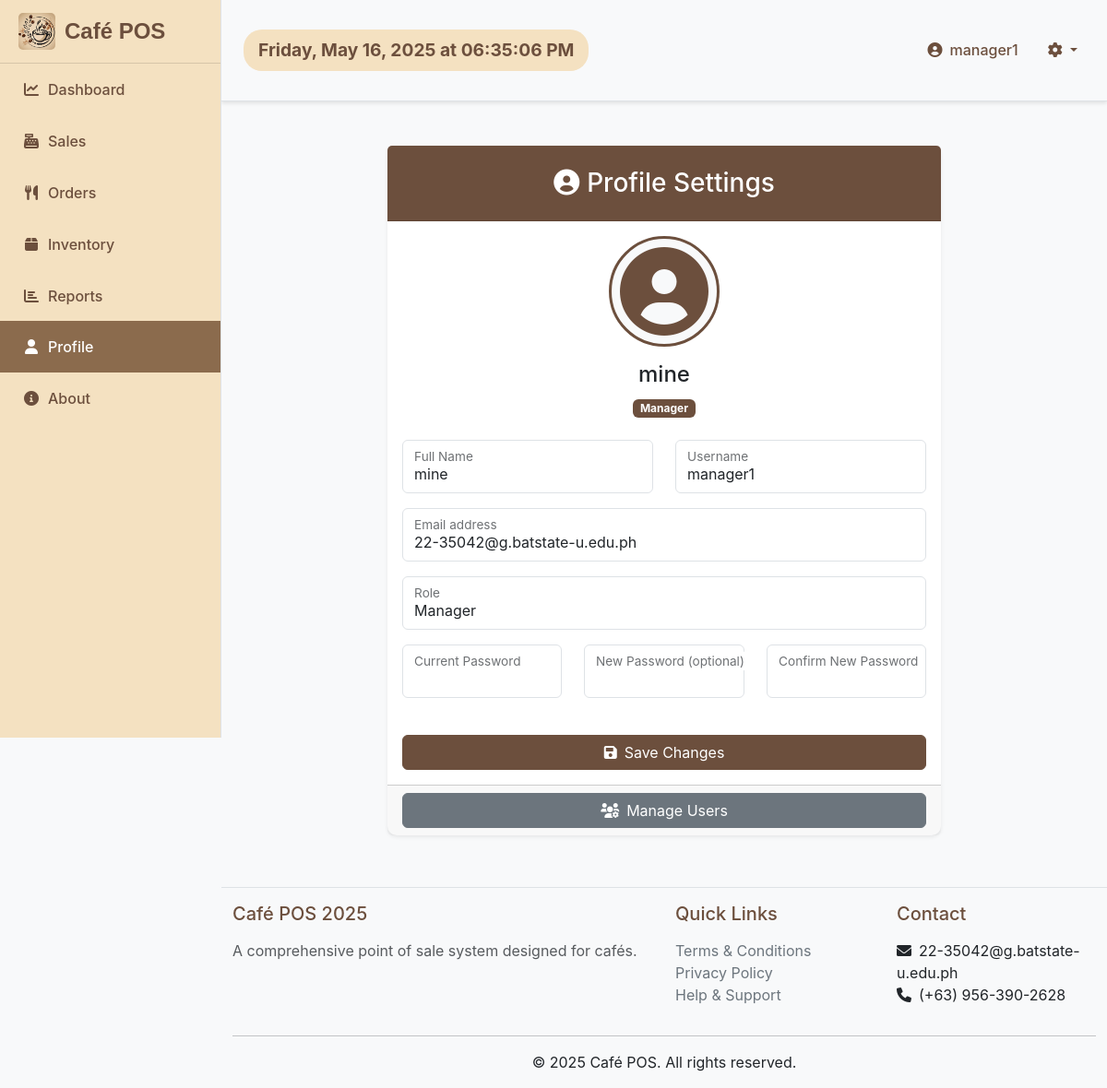
The page /dist/profile.php (signed in) on the database its author committed.
### tables this page shows
CREATE TABLE users (
    user_ID INT AUTO_INCREMENT PRIMARY KEY,
    name VARCHAR(255) NOT NULL,
    username VARCHAR(50) NOT NULL,
    password VARCHAR(255) NOT NULL,
    email VARCHAR(100) NOT NULL,
    role ENUM('cashier', 'manager', 'kitchen') NOT NULL
);

### dist/profile.php (the view, shortened to what this page needs)
<?php
include('../includes/db-conn.php');
$user_id = $_SESSION['user_ID'];
$stmt = $conn->prepare("SELECT * FROM users WHERE user_ID = ?");
$stmt->bind_param("i", $user_id);
$stmt->execute();
$result = $stmt->get_result();
$user_data = $result->fetch_assoc();
?>
<!DOCTYPE html>
<html lang="en">
<head>
    <link href="https://cdn.jsdelivr.net/npm/bootstrap@5.3.0/dist/css/bootstrap.min.css" rel="stylesheet">
    <link href="https://cdnjs.cloudflare.com/ajax/libs/font-awesome/6.0.0/css/all.min.css" rel="stylesheet">
    <link href="css/styles.css" rel="stylesheet" />
</head>
<body>
    <div class="d-flex" id="wrapper">
        <?php include('../includes/sidebar.php'); ?>
        <div id="page-content-wrapper">
            <?php include('../includes/nav.php'); ?>
            <div class="container-fluid px-4">
                <div class="row justify-content-center">
                    <div class="col-lg-8">
                        <div class="card shadow-sm border-0 rounded-lg mt-4">
                            <div class="card-header bg-primary text-white">
                                <h3 class="text-center font-weight-light my-2">
                                    <i class="fas fa-user-circle me-2"></i>Profile Settings
                                </h3>
                            </div>
                            <div class="card-body">
                                <div class="text-center mb-4">
                                    <div class="profile-image">
                                        <i class="fas fa-user-circle fa-6x text-primary"></i>
                                    </div>
                                    <h4 class="mt-3"><?php echo htmlspecialchars($user_data['name']); ?></h4>
                                    <span class="badge bg-primary"><?php echo ucfirst(htmlspecialchars($user_data['role'])); ?></span>
                                </div>
                                <form method="POST" action="profile.php" id="profileForm" class="needs-validation" novalidate>
                                    <div class="row">
                                        <div class="col-md-6">
                                            <div class="form-floating mb-3">
                                                <input class="form-control" id="name" name="name" type="text"
                                                       value="<?php echo htmlspecialchars($user_data['name']); ?>" required
                                                       pattern="[A-Za-z\s]+" title="Please enter a valid name (letters and spaces only)"/>
                                                <label for="name">Full Name</label>
                                            </div>
                                        </div>
                                        <div class="col-md-6">
                                            <div class="form-floating mb-3">
                                                <input class="form-control" id="username" name="username" type="text"
                                                       value="<?php echo htmlspecialchars($user_data['username']); ?>"
                                                       <?php echo ($_SESSION['role'] !== 'manager') ? 'readonly' : 'required'; ?>
                                                       pattern="[A-Za-z0-9_]+" title="Username can only contain letters, numbers, and underscores"/>
                                                <label for="username">Username</label>
                                            </div>
                                        </div>
                                    </div>
                                    <div class="form-floating mb-3">
                                        <input class="form-control" id="email" name="email" type="email"
                                               value="<?php echo htmlspecialchars($user_data['email']); ?>" required />
                                        <label for="email">Email address</label>
                                    </div>
                                    <div class="form-floating mb-3">
                                        <input class="form-control" id="role" type="text"
                                               value="<?php echo ucfirst(htmlspecialchars($user_data['role'])); ?>" readonly />
                                        <label for="role">Role</label>
                                    </div>
                                    <div class="row mb-3">
                                        <div class="col-md-4">
                                            <div class="form-floating mb-3">
                                                <input class="form-control" id="currentPassword" name="current_password"
                                                       type="password" required />
                                                <label for="currentPassword">Current Password</label>
                                            </div>
                                        </div>
                                        <div class="col-md-4">
                                            <div class="form-floating mb-3">
                                                <input class="form-control" id="newPassword" name="new_password"
                                                       type="password" pattern="^(?=.*[A-Za-z])(?=.*\d)[A-Za-z\d]{8,}$"
                                                       title="Password must be at least 8 characters long and contain at least one letter and one number"/>
                                                <label for="newPassword">New Password (optional)</label>
                                            </div>
                                        </div>
                                        <div class="col-md-4">
                                            <div class="form-floating mb-3">
                                                <input class="form-control" id="confirmPassword" name="confirm_password"
                                                       type="password"/>
                                                <label for="confirmPassword">Confirm New Password</label>
                                            </div>
                                        </div>
                                    </div>
                                    <div class="mt-4 mb-0">
                                        <div class="d-grid">
                                            <button type="submit" name="update_profile" class="btn btn-primary btn-block">
                                                <i class="fas fa-save me-2"></i>Save Changes
                                            </button>
                                        </div>
                                    </div>
                                </form>
                            </div>
                            <?php if ($_SESSION['role'] === 'manager'): ?>
                            <div class="card-footer">
                                <div class="d-grid">
                                    <a href="manage_users.php" class="btn btn-secondary">
                                        <i class="fas fa-users-cog me-2"></i>Manage Users
                                    </a>
                                </div>
                            </div>
                            <?php endif; ?>
                        </div>
                    </div>
                </div>
            </div>
            <footer class="footer mt-auto py-3 bg-light">
                <div class="container">
                    <div class="row">
                        <div class="col-md-6">
                            <h5>Café POS 2025</h5>
                            <p class="text-muted">A comprehensive point of sale system designed for cafés.</p>
                        </div>
                        <div class="col-md-3">
                            <h5>Quick Links</h5>
                            <ul class="list-unstyled">
                                <li><a href="#" data-bs-toggle="modal" data-bs-target="#termsModal">Terms & Conditions</a></li>
                                <li><a href="#" data-bs-toggle="modal" data-bs-target="#privacyModal">Privacy Policy</a></li>
                                <li><a href="#" data-bs-toggle="modal" data-bs-target="#helpModal">Help & Support</a></li>
                            </ul>
                        </div>
                        <div class="col-md-3">
                            <h5>Contact</h5>
                            <ul class="list-unstyled">
                                <li><i class="fas fa-envelope me-2"></i>22-35042@g.batstate-u.edu.ph</li>
                                <li><i class="fas fa-phone me-2"></i>(+63) 956-390-2628</li>
                            </ul>
                        </div>
                    </div>
                    <hr>
                    <div class="text-center">
                        <p class="mb-0">&copy; <?php echo date('Y'); ?> Café POS. All rights reserved.</p>
                    </div>
                </div>
            </footer>
        </div>
    </div>
</body>
</html>

### includes/sidebar.php (style rules this page uses)
#page-content-wrapper { margin-left: 15rem; width: calc(100% - 15rem); transition: all 0.3s ease-in-out; }

### dist/profile.php (style rules this page uses)
.profile-image { width: 120px; height: 120px; margin: 0 auto; display: flex; align-items: center; justify-content: center; background-color: #f8f9fa; border-radius: 50%; border: 3px solid #6c4f3d; }
.card { margin-bottom: 2rem; }
.form-floating > .form-control:focus, .form-floating > .form-control:not(:placeholder-shown) { padding-top: 1.625rem; padding-bottom: 0.625rem; }
.footer { background-color: #f8f9fa; padding: 2rem 0; margin-top: 3rem; border-top: 1px solid #dee2e6; }
.footer h5 { color: #6c4f3d; margin-bottom: 1rem; }
.footer a { color: #6c757d; text-decoration: none; }

### rows shown on the page
users: name "mine", role "Manager", username "manager1", email "22-35042@g.batstate-u.edu.ph"

### other values the page prints
$_SESSION['username'] "manager1"
